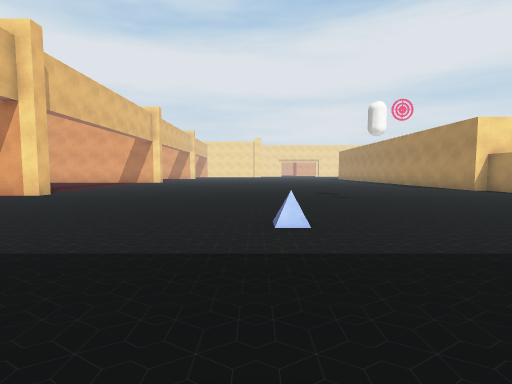
view 1 (above)

20 first-person views from a walk through a Unity game level. The camera is 1.5 m above the floor, tilts 4° down and sees 85° across. The floor is counted in squares, 2 m on a side. Each view is taken from the middle of a square. On the plan, view 1 faces up. The plan holds only what a view shows up to about 10 squares ahead; the rest is blank. The place goes on beyond the plan. The player character is not drawn. Some animated figures are left out. Some surface patterns are stand-ins.

view 2
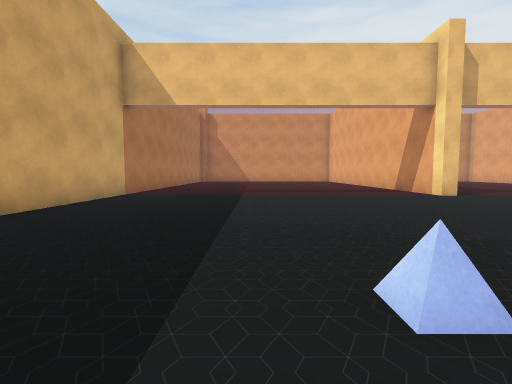

view 3
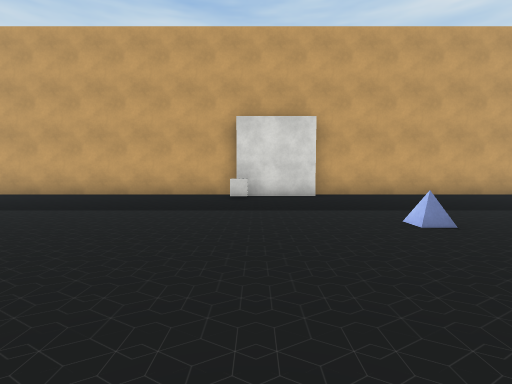

view 4
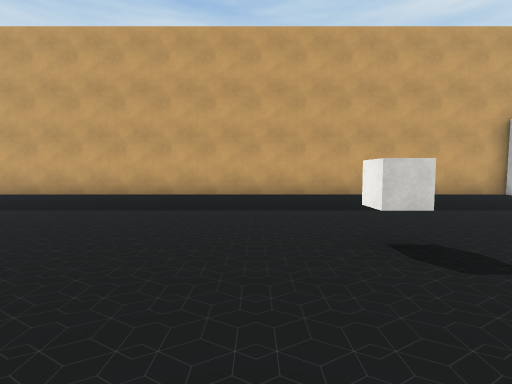

view 5
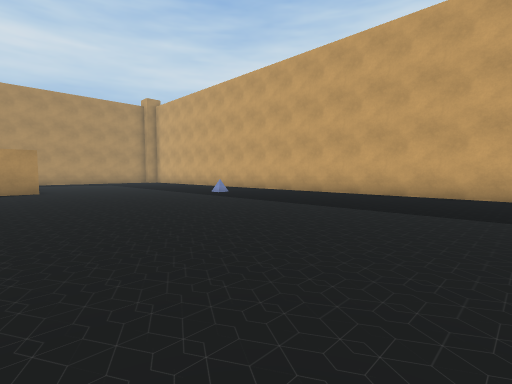

view 6
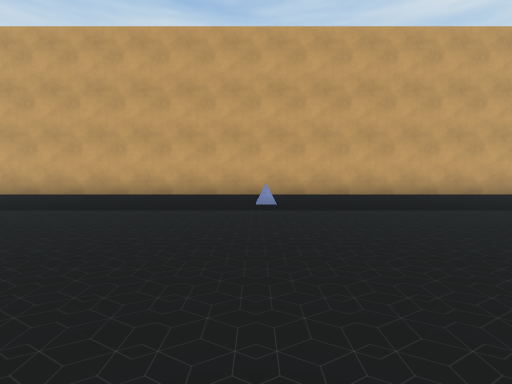

view 7
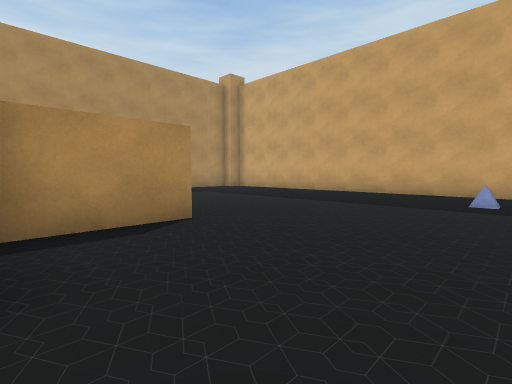

view 8
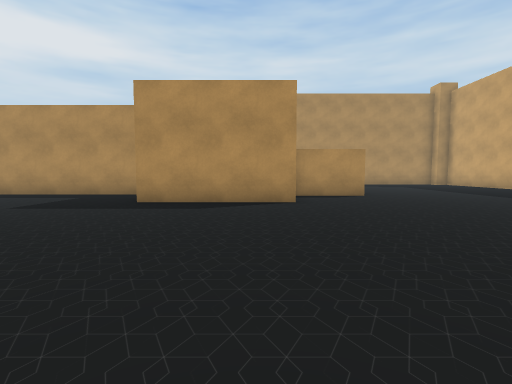

view 9
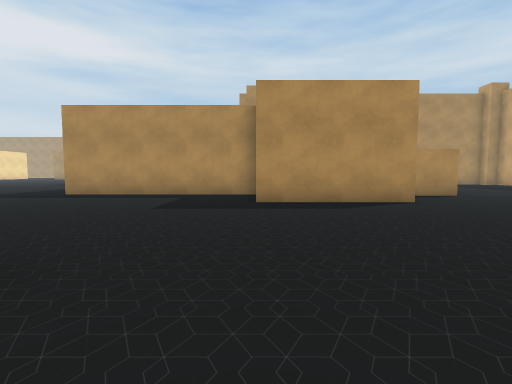

view 10
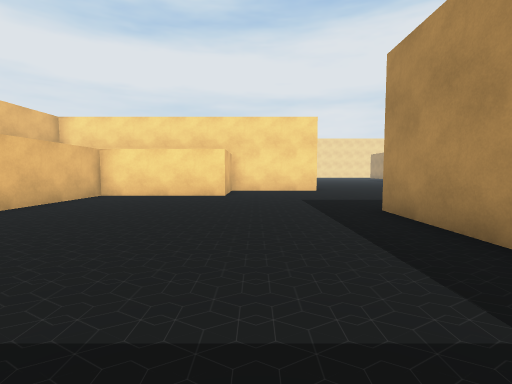

view 11
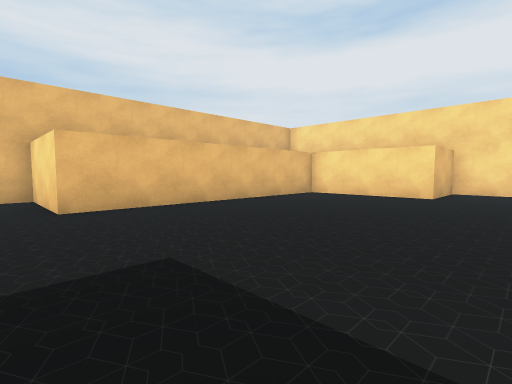

view 12
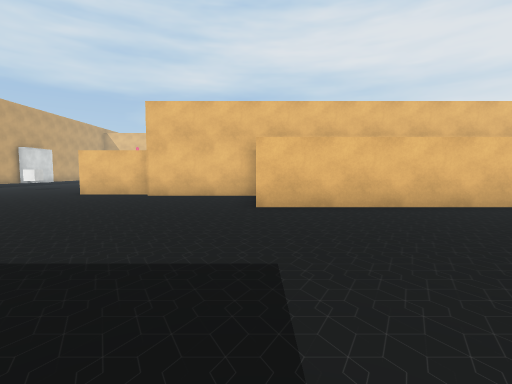

view 13
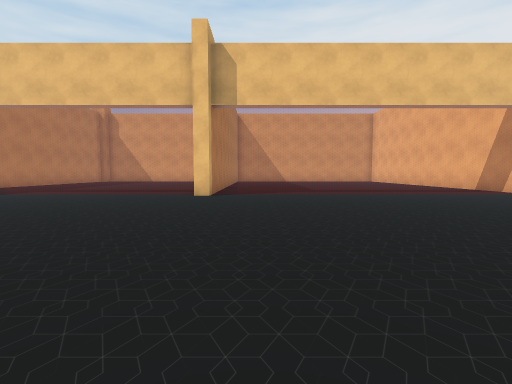

view 14
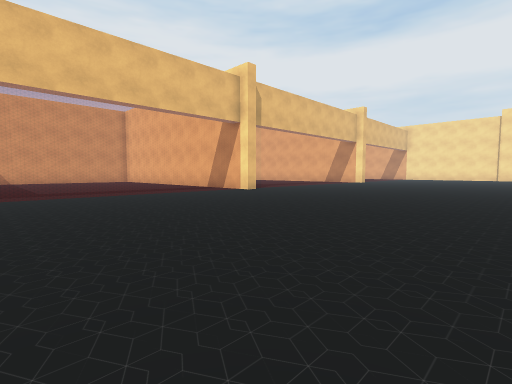

view 15
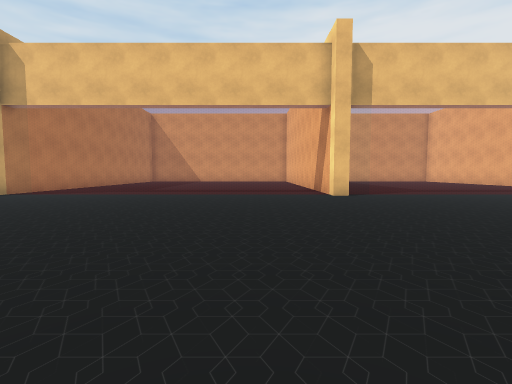

view 16
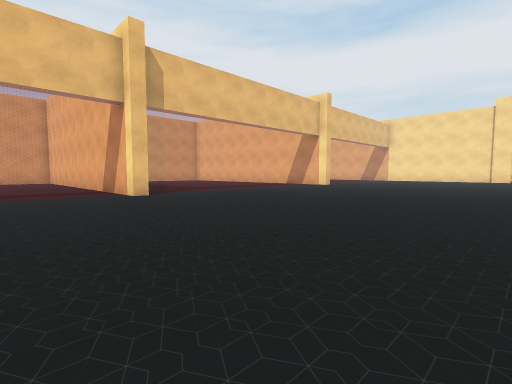

view 17
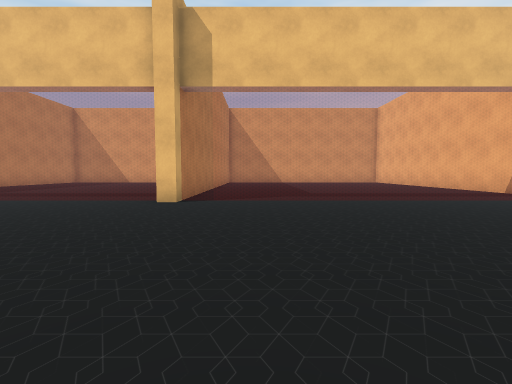

view 18
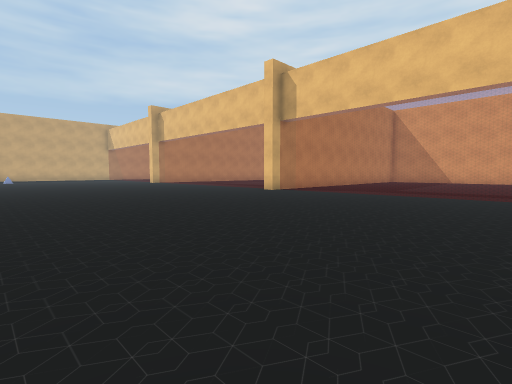

view 19
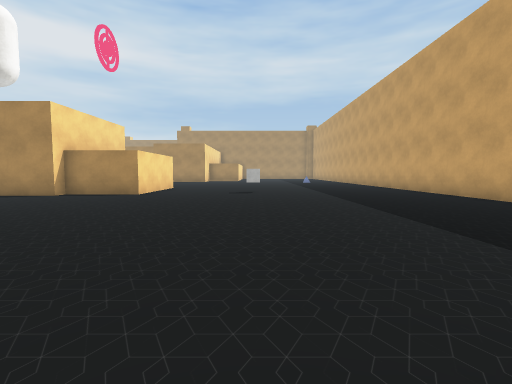

view 20
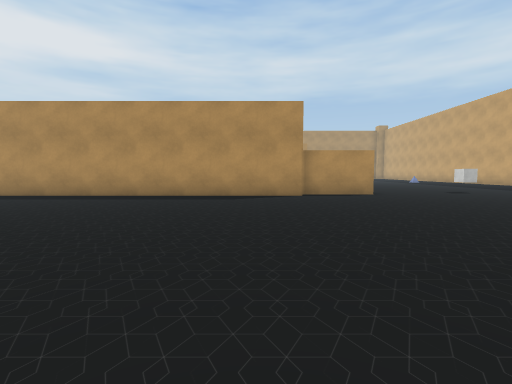

### Floor plan
Key: @ floor where view 1 was taken; # wall or solid block; . floor; = window, fence, low wall or low ledge; C cube.
Columns run from 10 left of view 1 to 27 right of it. Each row starts with its distance up from view 1.
 29   =..........
 28  .=..........
 27  .=..........
 26  .=..........                  ##
 25  .=..........                  #.
 24  .=..........                  #.....
 23  .=..........              #####.....
 22  .=..........              #.........
 21 ##=..........      #       #........
 20  #=..........     .#       #........
 19  .=..........   ...#       #.......#
 18  .=..........  ....#       #.......#
 17  .=.......... .....#       #.......#
 16  .=................#       #.......#
 15  .=................#    ####.......#
 14  .=................#    #..........#
 13  .=................#    #.......#  #
 12   =................##  ##.......#
 11   =.................#  #........#
 10   =.................#  #........#
  9   =.................#  #........###
  8   =.................. ............#
  7   =...............................#
  6   =.................................
  5   =.................C.................
  4   =.......=...........................
  3   =...................................
  2   =...................................
  1   =............................=......
  0   =.......@..C........................
 -1   =........###........................
 -2   ####################################

Where each view was taken, in squares from view 1:
view 1: 0 up, 0 right, facing up
view 2: 3 up, 2 right, facing left
view 3: 8 up, 3 right, facing down
view 4: 8 up, 12 right, facing down
view 5: 8 up, 12 right, facing down-right
view 6: 8 up, 21 right, facing down
view 7: 9 up, 20 right, facing down-right
view 8: 10 up, 15 right, facing right
view 9: 13 up, 15 right, facing right
view 10: 14 up, 22 right, facing up
view 11: 14 up, 23 right, facing up-left
view 12: 15 up, 23 right, facing left
view 13: 11 up, 2 right, facing left
view 14: 12 up, 2 right, facing up-left
view 15: 18 up, 2 right, facing left
view 16: 17 up, 2 right, facing up-left
view 17: 23 up, 0 right, facing left
view 18: 29 up, 2 right, facing down-left
view 19: 5 up, 0 right, facing right
view 20: 13 up, 0 right, facing right
